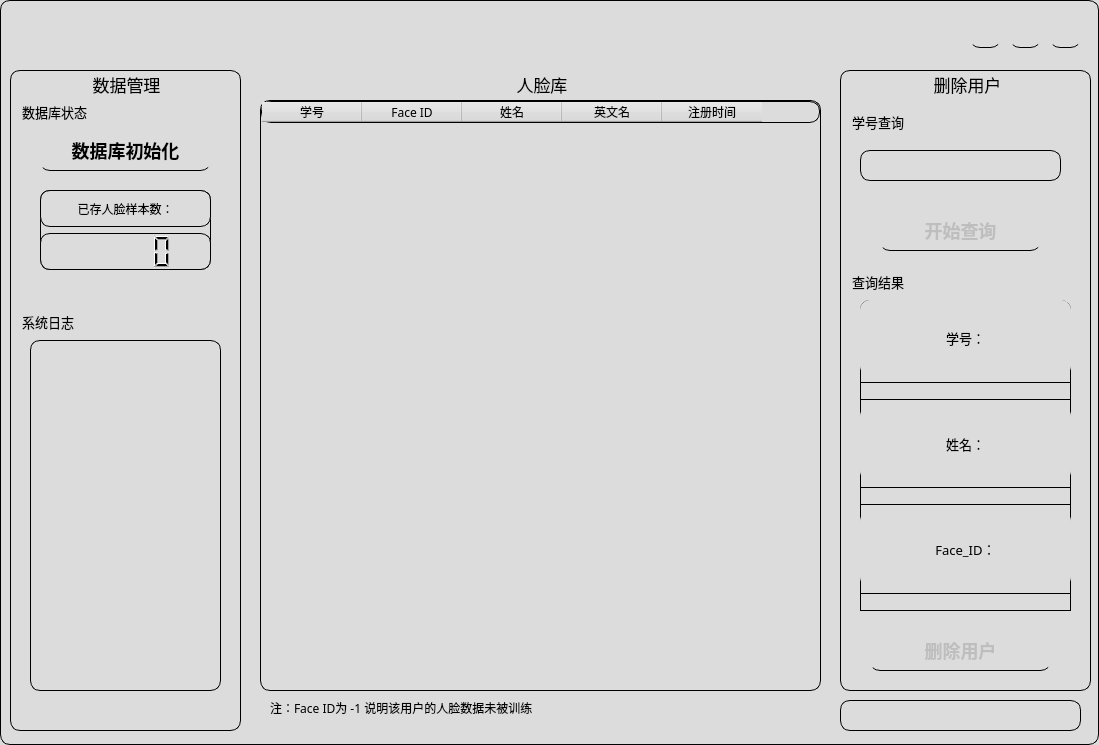
<?xml version="1.0" encoding="UTF-8"?>
<ui version="4.0">
 <class>Form</class>
 <widget class="QWidget" name="Form">
  <property name="geometry">
   <rect>
    <x>0</x>
    <y>0</y>
    <width>1099</width>
    <height>745</height>
   </rect>
  </property>
  <property name="windowTitle">
   <string>Form</string>
  </property>
  <property name="styleSheet">
   <string notr="true">QWidget{
background:#DCDCDC;
border-right:1px solid black;
border-left:1px solid black;
border-top:1px solid black;
border-bottom:1px solid black;
border-top-left-radius:10px;
border-bottom-left-radius:10px;
border-top-right-radius:10px;
border-bottom-right-radius:10px;
}
QPushButton{
    border:none;
    border-bottom:1px solid black;
    font-size:18px;
    font-weight:700;
 }
QPushButton:hover{border-left:4px solid grey;font-weight:700;}
QCheckBox{
border:none}</string>
  </property>
  <widget class="QPushButton" name="left_mini">
   <property name="geometry">
    <rect>
     <x>1050</x>
     <y>20</y>
     <width>31</width>
     <height>28</height>
    </rect>
   </property>
   <property name="text">
    <string/>
   </property>
  </widget>
  <widget class="QGroupBox" name="deleteUserGroupBox">
   <property name="geometry">
    <rect>
     <x>840</x>
     <y>70</y>
     <width>251</width>
     <height>621</height>
    </rect>
   </property>
   <property name="font">
    <font>
     <family>华文琥珀</family>
     <pointsize>13</pointsize>
    </font>
   </property>
   <property name="styleSheet">
    <string notr="true"/>
   </property>
   <property name="title">
    <string>删除用户</string>
   </property>
   <property name="alignment">
    <set>Qt::AlignCenter</set>
   </property>
   <widget class="QGroupBox" name="queryUserGroupBox">
    <property name="geometry">
     <rect>
      <x>10</x>
      <y>40</y>
      <width>221</width>
      <height>151</height>
     </rect>
    </property>
    <property name="font">
     <font>
      <family>华文琥珀</family>
      <pointsize>10</pointsize>
     </font>
    </property>
    <property name="styleSheet">
     <string notr="true">QGroupBox{border:none}</string>
    </property>
    <property name="title">
     <string>学号查询</string>
    </property>
    <widget class="QLineEdit" name="QuerylineEdit">
     <property name="geometry">
      <rect>
       <x>10</x>
       <y>40</y>
       <width>201</width>
       <height>31</height>
      </rect>
     </property>
    </widget>
    <widget class="QPushButton" name="QueryButton">
     <property name="enabled">
      <bool>false</bool>
     </property>
     <property name="geometry">
      <rect>
       <x>30</x>
       <y>100</y>
       <width>161</width>
       <height>41</height>
      </rect>
     </property>
     <property name="font">
      <font>
       <family>华文中宋</family>
       <pointsize>-1</pointsize>
       <weight>87</weight>
       <bold>true</bold>
      </font>
     </property>
     <property name="text">
      <string>开始查询</string>
     </property>
    </widget>
   </widget>
   <widget class="QGroupBox" name="groupBox">
    <property name="geometry">
     <rect>
      <x>10</x>
      <y>200</y>
      <width>221</width>
      <height>351</height>
     </rect>
    </property>
    <property name="font">
     <font>
      <family>华文琥珀</family>
      <pointsize>10</pointsize>
     </font>
    </property>
    <property name="styleSheet">
     <string notr="true">QLabel{border:none}
QGroupBox{border:none}</string>
    </property>
    <property name="title">
     <string>查询结果</string>
    </property>
    <widget class="QWidget" name="verticalLayoutWidget_2">
     <property name="geometry">
      <rect>
       <x>10</x>
       <y>30</y>
       <width>211</width>
       <height>311</height>
      </rect>
     </property>
     <layout class="QVBoxLayout" name="verticalLayout">
      <item>
       <widget class="QLabel" name="usernumberLabel">
        <property name="font">
         <font>
          <family>华文中宋</family>
          <pointsize>10</pointsize>
         </font>
        </property>
        <property name="text">
         <string>学号：</string>
        </property>
        <property name="alignment">
         <set>Qt::AlignCenter</set>
        </property>
       </widget>
      </item>
      <item>
       <widget class="QLineEdit" name="UsernumlineEdit"/>
      </item>
      <item>
       <widget class="QLabel" name="usernameLabel">
        <property name="font">
         <font>
          <family>华文中宋</family>
          <pointsize>10</pointsize>
         </font>
        </property>
        <property name="text">
         <string>姓名：</string>
        </property>
        <property name="alignment">
         <set>Qt::AlignCenter</set>
        </property>
       </widget>
      </item>
      <item>
       <widget class="QLineEdit" name="UsernamelineEdit"/>
      </item>
      <item>
       <widget class="QLabel" name="FaceIDLabel">
        <property name="font">
         <font>
          <family>华文中宋</family>
          <pointsize>10</pointsize>
         </font>
        </property>
        <property name="text">
         <string>Face_ID：</string>
        </property>
        <property name="alignment">
         <set>Qt::AlignCenter</set>
        </property>
       </widget>
      </item>
      <item>
       <widget class="QLineEdit" name="FaceIDLineedit"/>
      </item>
     </layout>
    </widget>
   </widget>
   <widget class="QPushButton" name="deleteUserButton">
    <property name="enabled">
     <bool>false</bool>
    </property>
    <property name="geometry">
     <rect>
      <x>30</x>
      <y>560</y>
      <width>181</width>
      <height>41</height>
     </rect>
    </property>
    <property name="font">
     <font>
      <family>华文中宋</family>
      <pointsize>-1</pointsize>
      <weight>87</weight>
      <bold>true</bold>
     </font>
    </property>
    <property name="text">
     <string>删除用户</string>
    </property>
   </widget>
  </widget>
  <widget class="QGroupBox" name="facegroupBox">
   <property name="geometry">
    <rect>
     <x>250</x>
     <y>70</y>
     <width>581</width>
     <height>661</height>
    </rect>
   </property>
   <property name="font">
    <font>
     <family>华文琥珀</family>
     <pointsize>13</pointsize>
    </font>
   </property>
   <property name="styleSheet">
    <string notr="true">QGroupBox{border:none}</string>
   </property>
   <property name="title">
    <string>人脸库</string>
   </property>
   <property name="alignment">
    <set>Qt::AlignCenter</set>
   </property>
   <widget class="QTableWidget" name="tableWidget">
    <property name="geometry">
     <rect>
      <x>10</x>
      <y>30</y>
      <width>561</width>
      <height>591</height>
     </rect>
    </property>
    <property name="styleSheet">
     <string notr="true">QTabelWiget{background:#DCDCDC}</string>
    </property>
    <property name="showGrid">
     <bool>true</bool>
    </property>
    <property name="sortingEnabled">
     <bool>false</bool>
    </property>
    <property name="cornerButtonEnabled">
     <bool>true</bool>
    </property>
    <property name="columnCount">
     <number>5</number>
    </property>
    <column>
     <property name="text">
      <string>学号</string>
     </property>
     <property name="font">
      <font>
       <family>华文中宋</family>
      </font>
     </property>
     <property name="background">
      <color>
       <red>220</red>
       <green>220</green>
       <blue>220</blue>
      </color>
     </property>
    </column>
    <column>
     <property name="text">
      <string>Face ID</string>
     </property>
     <property name="font">
      <font>
       <family>华文中宋</family>
      </font>
     </property>
     <property name="background">
      <color>
       <red>220</red>
       <green>220</green>
       <blue>220</blue>
      </color>
     </property>
    </column>
    <column>
     <property name="text">
      <string>姓名</string>
     </property>
     <property name="font">
      <font>
       <family>华文中宋</family>
      </font>
     </property>
     <property name="background">
      <color>
       <red>220</red>
       <green>220</green>
       <blue>220</blue>
      </color>
     </property>
    </column>
    <column>
     <property name="text">
      <string>英文名</string>
     </property>
     <property name="font">
      <font>
       <family>华文中宋</family>
      </font>
     </property>
     <property name="background">
      <color>
       <red>220</red>
       <green>220</green>
       <blue>220</blue>
      </color>
     </property>
    </column>
    <column>
     <property name="text">
      <string>注册时间</string>
     </property>
     <property name="font">
      <font>
       <family>华文中宋</family>
      </font>
     </property>
     <property name="background">
      <color>
       <red>220</red>
       <green>220</green>
       <blue>220</blue>
      </color>
     </property>
    </column>
   </widget>
   <widget class="QLabel" name="label">
    <property name="geometry">
     <rect>
      <x>20</x>
      <y>630</y>
      <width>501</width>
      <height>16</height>
     </rect>
    </property>
    <property name="font">
     <font>
      <family>华文中宋</family>
     </font>
    </property>
    <property name="styleSheet">
     <string notr="true">QLabel{border:none}</string>
    </property>
    <property name="text">
     <string>注：Face ID为 -1 说明该用户的人脸数据未被训练</string>
    </property>
   </widget>
  </widget>
  <widget class="QPushButton" name="left_visit">
   <property name="geometry">
    <rect>
     <x>1010</x>
     <y>20</y>
     <width>31</width>
     <height>28</height>
    </rect>
   </property>
   <property name="text">
    <string/>
   </property>
  </widget>
  <widget class="QPushButton" name="left_close">
   <property name="geometry">
    <rect>
     <x>970</x>
     <y>20</y>
     <width>31</width>
     <height>28</height>
    </rect>
   </property>
   <property name="text">
    <string/>
   </property>
  </widget>
  <widget class="QGroupBox" name="DbGRoup">
   <property name="geometry">
    <rect>
     <x>10</x>
     <y>70</y>
     <width>231</width>
     <height>661</height>
    </rect>
   </property>
   <property name="font">
    <font>
     <family>华文琥珀</family>
     <pointsize>13</pointsize>
    </font>
   </property>
   <property name="title">
    <string>数据管理</string>
   </property>
   <property name="alignment">
    <set>Qt::AlignCenter</set>
   </property>
   <widget class="QGroupBox" name="DbStateGroup">
    <property name="geometry">
     <rect>
      <x>10</x>
      <y>30</y>
      <width>211</width>
      <height>171</height>
     </rect>
    </property>
    <property name="font">
     <font>
      <family>华文琥珀</family>
      <pointsize>10</pointsize>
     </font>
    </property>
    <property name="styleSheet">
     <string notr="true">QGroupBox{border:none}</string>
    </property>
    <property name="title">
     <string>数据库状态</string>
    </property>
    <widget class="QPushButton" name="initdb">
     <property name="geometry">
      <rect>
       <x>20</x>
       <y>30</y>
       <width>171</width>
       <height>41</height>
      </rect>
     </property>
     <property name="font">
      <font>
       <family>华文中宋</family>
       <pointsize>-1</pointsize>
       <weight>87</weight>
       <bold>true</bold>
      </font>
     </property>
     <property name="text">
      <string>数据库初始化</string>
     </property>
    </widget>
    <widget class="QWidget" name="verticalLayoutWidget">
     <property name="geometry">
      <rect>
       <x>20</x>
       <y>90</y>
       <width>171</width>
       <height>80</height>
      </rect>
     </property>
     <layout class="QVBoxLayout" name="UserNumberverticalLayout">
      <item>
       <widget class="QLabel" name="UserNumberLabel">
        <property name="font">
         <font>
          <family>华文中宋</family>
         </font>
        </property>
        <property name="text">
         <string>已存人脸样本数：</string>
        </property>
        <property name="alignment">
         <set>Qt::AlignCenter</set>
        </property>
       </widget>
      </item>
      <item>
       <widget class="QLCDNumber" name="UserlcdNumber"/>
      </item>
     </layout>
    </widget>
   </widget>
   <widget class="QGroupBox" name="logGroup">
    <property name="geometry">
     <rect>
      <x>10</x>
      <y>240</y>
      <width>211</width>
      <height>381</height>
     </rect>
    </property>
    <property name="font">
     <font>
      <family>华文琥珀</family>
      <pointsize>10</pointsize>
     </font>
    </property>
    <property name="styleSheet">
     <string notr="true">QGroupBox{border:none}</string>
    </property>
    <property name="title">
     <string>系统日志</string>
    </property>
    <widget class="QTextEdit" name="logtextEdit">
     <property name="geometry">
      <rect>
       <x>10</x>
       <y>30</y>
       <width>191</width>
       <height>351</height>
      </rect>
     </property>
    </widget>
   </widget>
  </widget>
  <widget class="QLabel" name="queryResultLabel">
   <property name="geometry">
    <rect>
     <x>840</x>
     <y>700</y>
     <width>241</width>
     <height>31</height>
    </rect>
   </property>
   <property name="styleSheet">
    <string notr="true"/>
   </property>
   <property name="text">
    <string/>
   </property>
  </widget>
 </widget>
 <resources/>
 <connections/>
</ui>
